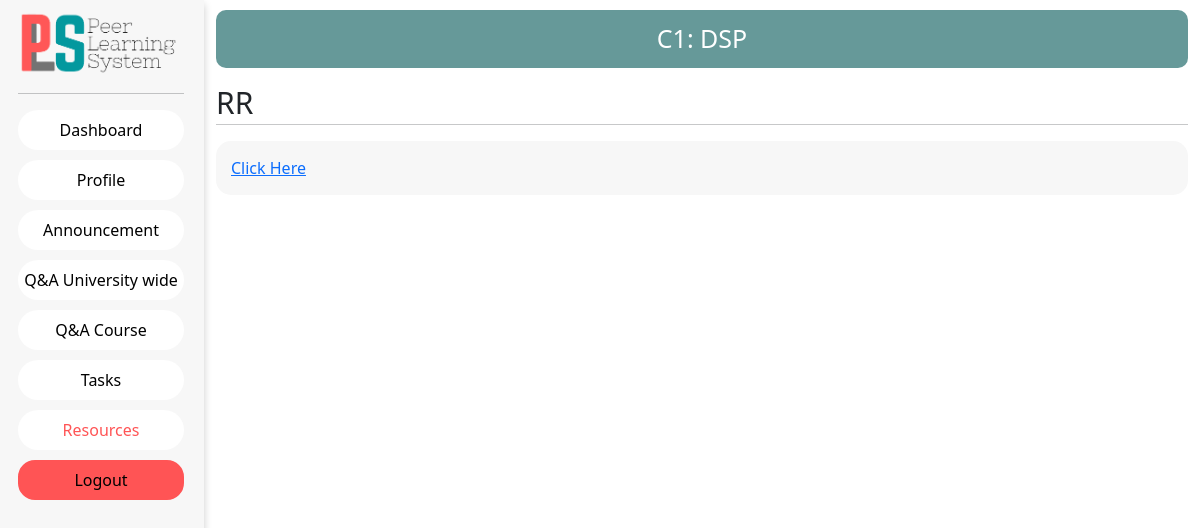
Screenshot of /user/dashboard/C1/resources/viewresource/R1 with the database file from the repository.
### guest/models.py (models this page shows)
class Course(models.Model):
    Id = models.CharField(max_length=6,primary_key = True)
    Name = models.CharField(max_length=100)
    Semester = models.IntegerField(max_length=2)
    Intake = models.IntegerField(max_length=4)
    School_Id = models.ForeignKey(School, on_delete=models.CASCADE)
    Programme_Id = models.ForeignKey(Programme, on_delete = models.CASCADE)
    Major_Id = models.ForeignKey(Major, on_delete=models.CASCADE)
    Discription = models.CharField(max_length=2000)

class Resource(models.Model):
    Id = models.CharField(max_length=6, primary_key=True)
    Faculty_Id = models.ForeignKey(Faculty, on_delete=models.CASCADE)
    Course_Id = models.ForeignKey(Course , on_delete=models.CASCADE)
    Timestamp = models.DateTimeField(null=False)
    Title = models.CharField(max_length=1000,blank=True)
    Content = models.CharField(max_length=10000)
    Added_date = models.DateTimeField(null=True,auto_now_add=True)

### faculty/views.py (the view)
# urls.py: path('dashboard/<slug:course_id>/resources/viewresource/<slug:resource_id>', views.viewresource, name='viewresource'),
def viewresource(request,course_id,resource_id):
    print("here")
    course=Course.objects.get(Id=course_id)
    resource = Resource.objects.get(Id=resource_id)
    context={
        'course':course,
        'resource':resource,
    }
    return render(request,'Individual_Resource.html',context=context)

### faculty/templates/Individual_Resource.html (shortened to what this page needs)
{% extends 'faculty/templates/start_base.html' %}
{% load static %}
{% block extra_css %}
<link rel="stylesheet" href="{% static 'css/individual_resources.css' %}">
{% endblock extra_css %}
{% block nav_link %}
<li class="nav-item">
    <a class="nav-link" href="{% url 'QNACourse' course.Id %}">Q&A Course</a>
</li>
<li class="nav-item">
    <a class="nav-link" href="{% url 'tasks' course.Id %}">Tasks</a>
</li>
<li class="nav-item">
    <a class="nav-link resource" href="{% url 'resources' course.Id %}">Resources</a>
</li>
{% endblock nav_link %}
{% block body %}
<div class="tasks_con">
    <div class="course_name">
        {{ course.Id }}: {{ course.Name }}
    </div>
    <div class="resource_text_con">
        <div class="resource_txt">
            {{resource.Title}}
        </div>
        <hr />
        <div class="resource_desc">
            <a href="{{resource.Content}}">Click Here</a>
        </div>
    </div>
</div>
{% endblock body %}

### faculty/static/css/sidebar_base.css (style rules this page uses)
body, html { margin: 0; padding: 0; }
.nav-item { background-color: white; border-radius: 30px; }
.nav-link { text-decoration: none; color: black; }
.nav-item { margin-bottom: 10px; }
.active { color: #ff5455; }

### faculty/static/css/individual_resources.css (style rules this page uses)
.course_name { text-align: center; font-size: 25px; background: #669999; padding-top: 10px; padding-bottom: 10px; margin-top: 10px; color: white; border-radius: 10px; }
.resource_txt, .task_add_txt { padding-top: 30px; font-size: 30px; line-height: 10px; }
.resource_desc { padding: 15px; background-color: #f7f7f7; border-radius: 15px; margin-bottom: 20px; }

### rows the page displays
Course: Id "C1", Name "DSP"
Resource: Title "RR"
